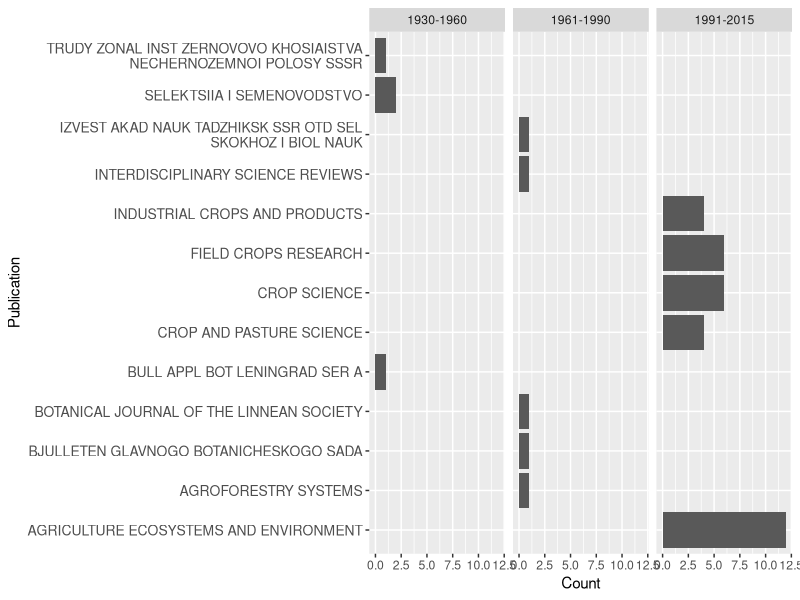
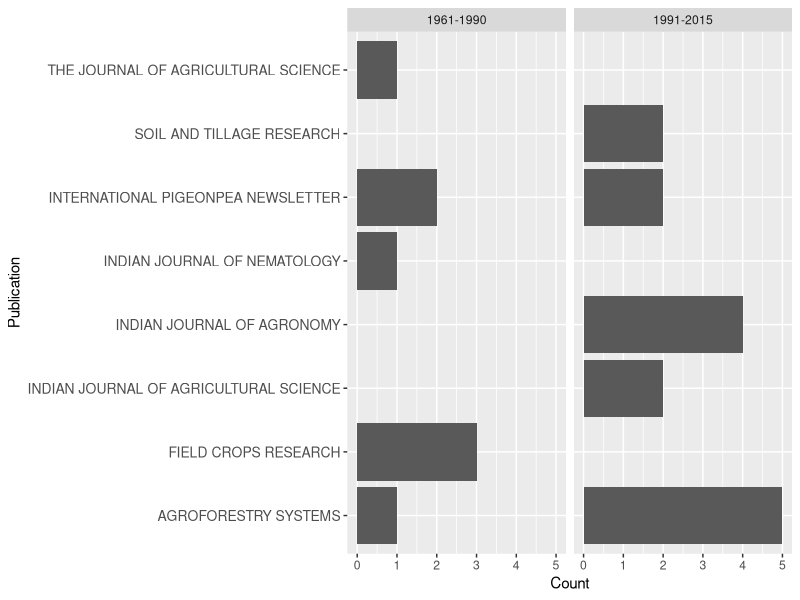
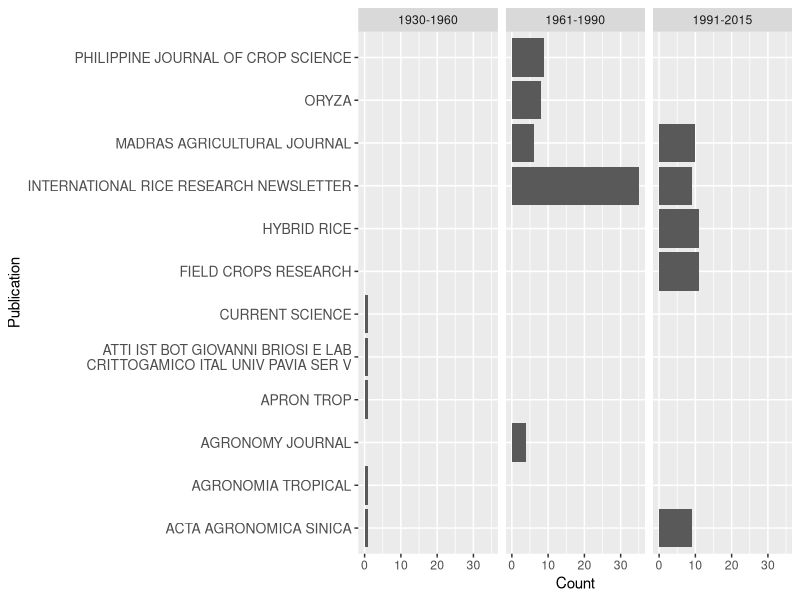
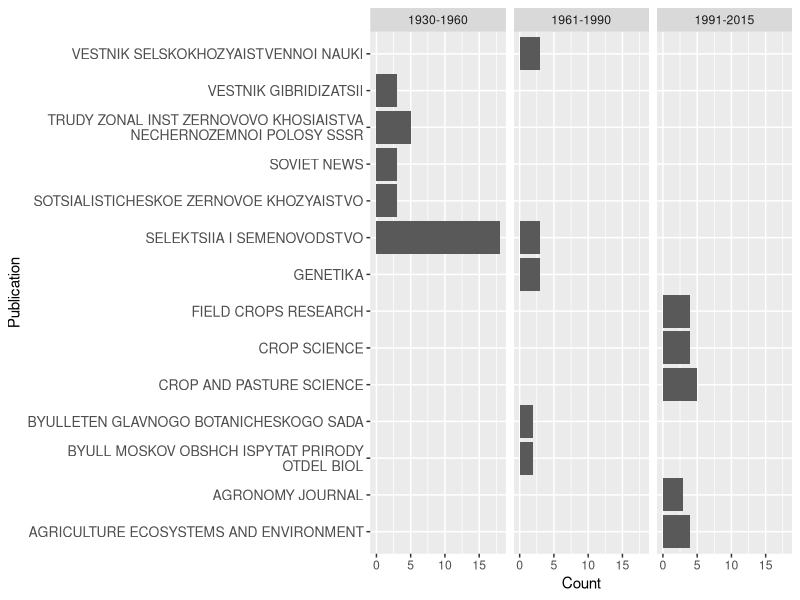
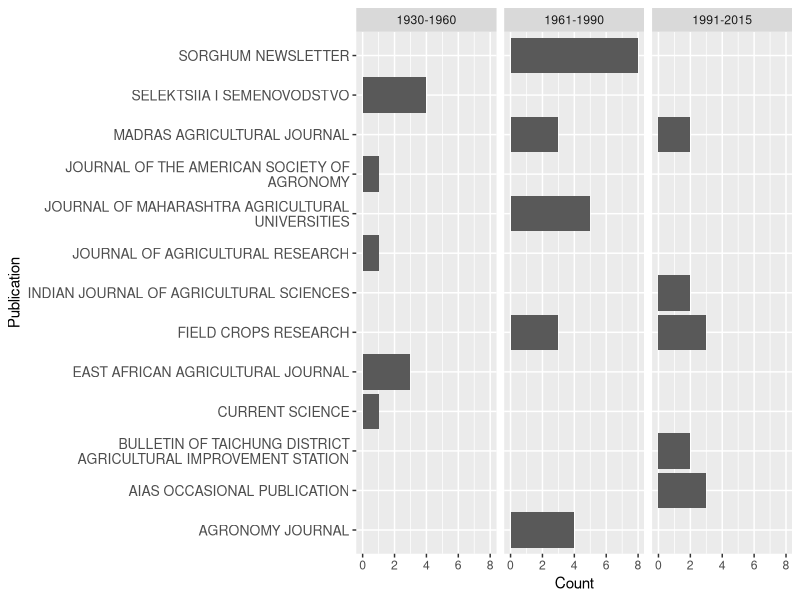
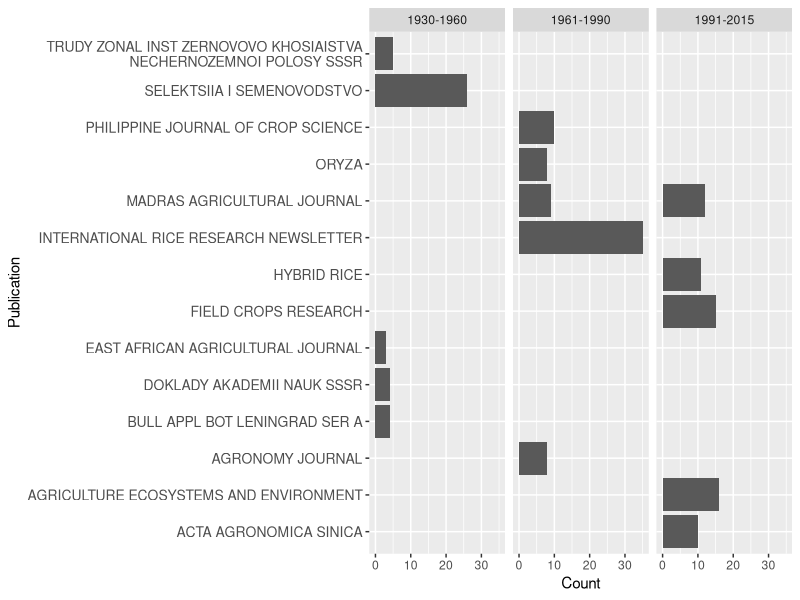

Source code (R) for these figures, in order:
## Import Data
d <- data.frame(year = read.csv("P_grains_relevant.csv")$Publication.Year,
                Publication = read.csv("P_grains_relevant.csv")$Publication.Title,
                tags = read.csv("P_grains_relevant.csv")$Manual.Tags)

d$Publication <- as.character(d$Publication)

d_replace <- read.csv("pairs/pairs-j-em-replace.csv", colClasses = "character")

## Replace from replace with replacement

for (i in 1:nrow(d_replace)){
    d$Publication[d$Publication == d_replace$replace[i]] <- d_replace$replacement[i]
}

## Replace "&" with "and"
d$Publication <- gsub("&", "and", d$Publication, ignore.case=T)

## Remove punctuation
d$Publication <- gsub("[[:punct:]]", "", d$Publication)

## Remove extra spaces
d$Publication <- gsub("[ ]+", " ", d$Publication, perl=T)

## upcase
d$Publication <- toupper(d$Publication)

## journal titles per period

require(reshape2)
require(plyr)

dates.min <- c(min(d$year), min(d$year)+30*c(1:2)+1)
dates.max <- c(min(d$year)+30*c(1:2),max(d$year))
dates <- c(1929+30*c(0:2), max(d$year))

d.list <- split(d,f=cut(d$year, breaks=dates, labels = paste(dates.min, dates.max, sep= "-")))
d <- ldply(d.list, .id="period")

## list per crop

d.list <- list(grain = d[grep("search.grain", d$tags),][,c("Publication","period")],
               pigeonpea = d[grep("search.pigeonpea", d$tags),][,c("Publication","period")],
               rice = d[grep("search.rice", d$tags),][,c("Publication","period")],
               rye = d[grep("rye.wheat", d$tags),][,c("Publication","period")],    
               wheat = d[grep("search.wheat", d$tags),][,c("Publication","period")],
               sorghum = d[grep("search.sorghum", d$tags),][,c("Publication","period")],
               all = d[,c("Publication","period")])

## Count publications per period

d.list.summary <- lapply(d.list, ddply, .(period, Publication),
                         summarise,
                         Count = length(Publication))

## Calculate publication count for the period, and normalize counts

d.list.summary <- lapply(d.list.summary, ddply, .(period),
                         mutate,
                         n.period = length(Publication),
                         n.norm = Count/n.period)

## Flatten, arrange dataframe

d.df.summary <- ldply(d.list.summary, .id="key")
d.df.summary <- arrange(d.df.summary, key, desc(period), desc(n.norm),
                        Publication)

## Select top 5 publications per time period

d.df.summary <- ddply(d.df.summary, .(key, period), function(x) x[1:5,])

detach(package:reshape2, unload=T)
detach(package:plyr, unload=T)

## Wrap names

require(stringr)
d.df.summary$Publication <- str_wrap(d.df.summary$Publication, width=40)
detach(package:stringr, unload=T)

## Select complete cases

d.df.summary <- d.df.summary[complete.cases(d.df.summary),]

## Create Plots

require(ggplot2)

for (i in unique(d.df.summary$key)){

    g <- ggplot(d.df.summary[d.df.summary$key == i,],
                aes(x=Publication, y=Count))+
        geom_bar(stat="identity")+
            facet_grid(. ~ period, scale = "free_y")+
                theme(axis.text.y = element_text(size = 10))+
                coord_flip()

    ggsave(g,file=paste(getwd(),"/figures/","publications-3periods-",
                 i,".pdf",sep=""), width = 7, height = 7, units = "in")

}

detach(package:ggplot2, unload=T)
